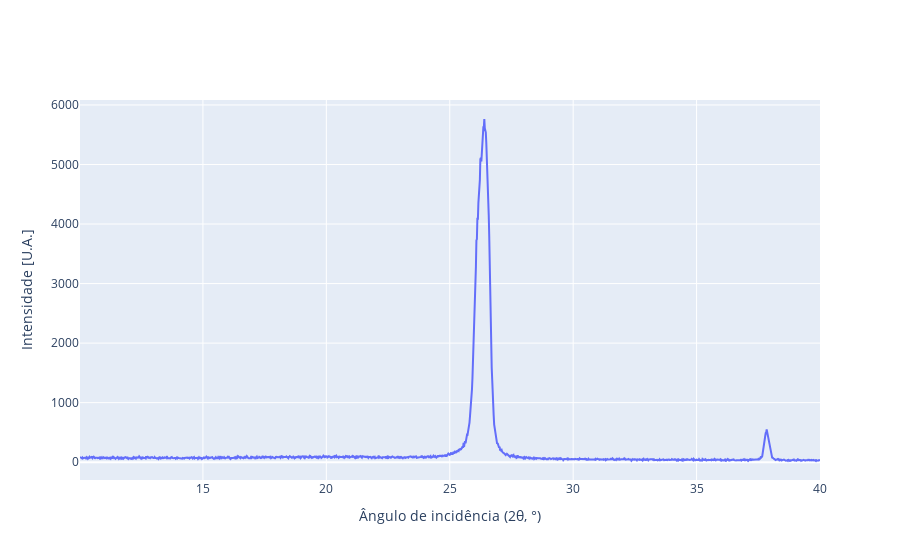

Here is the notebook cell this chart was saved with:
### Code cell
fig.update_layout(xaxis_title_text = 'Ângulo de incidência (2θ, °)',
                  yaxis_title_text = 'Intensidade [U.A.]'
                 )

### Figure 1 — Plotly figure (JSON) as saved in the notebook; plotly's stock layout.template omitted (floating-point values rounded to 4 significant figures; data arrays with more than 128 entries replaced by an {"elided": "..."} marker saying what was removed)
{"data": [{"mode": "lines", "name": "NPG (1000°C)", "type": "scatter", "x": {"elided": "1500 float values"}, "y": {"elided": "1500 int values"}}], "layout": {"xaxis": {"title": {"text": "Ângulo de incidência (2θ, °)"}}, "yaxis": {"title": {"text": "Intensidade [U.A.]"}}}}
